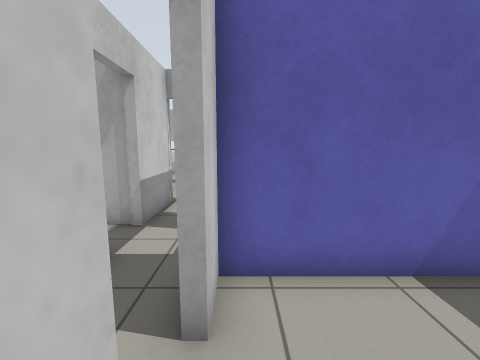
[1] (above)

16 first-person views from a walk through a world built for the Gazebo simulator. The camera is 1.1 m above the floor, tilts 8° down and sees 90° across. The floor is counted in squares, 0.5 m on a side. Each view is taken from the middle of a square. On the plan, view 1 faces up. The plan holds only what a view shows up to about 16 squares ahead; the rest is blank. Robots are left out. Gazebo's built-in surfaces are drawn with simple patterns.

[2]
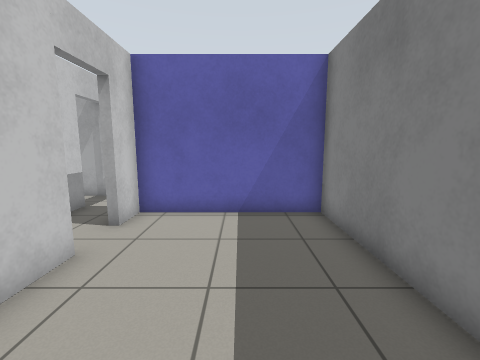

[3]
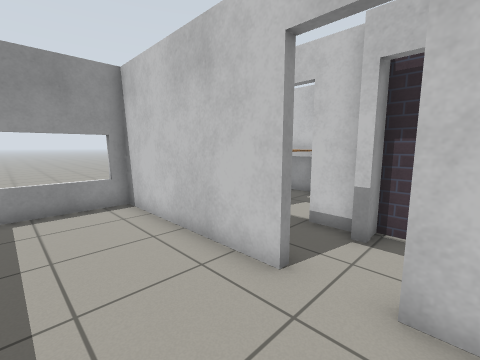

[4]
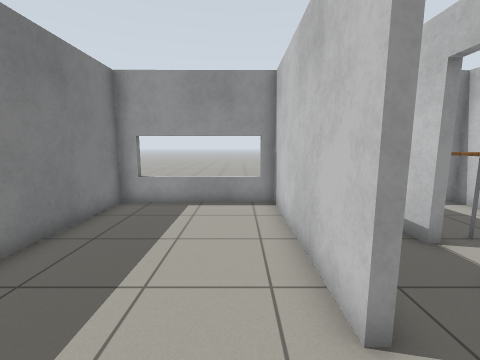

[5]
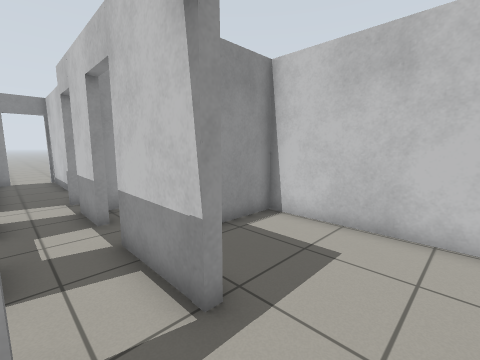

[6]
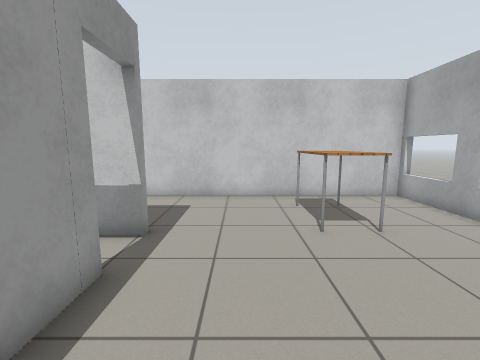

[7]
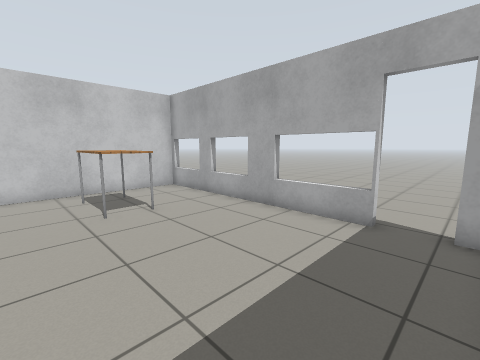

[8]
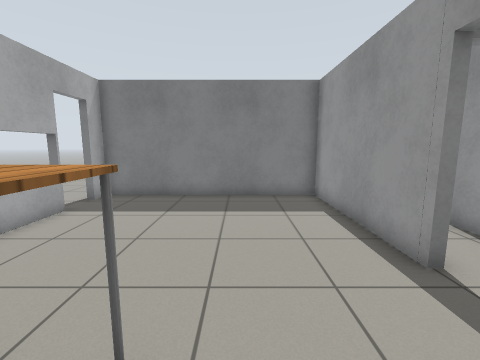

[9]
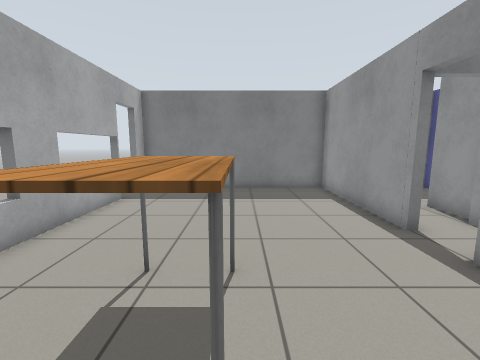

[10]
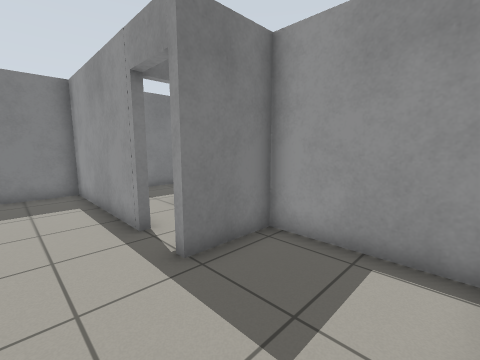

[11]
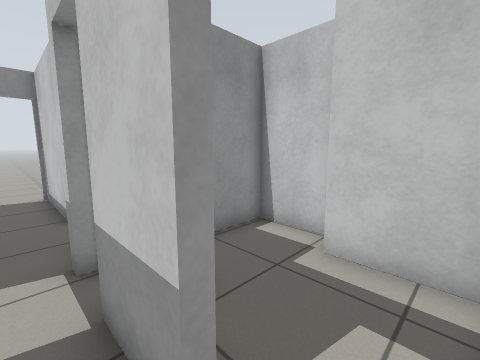

[12]
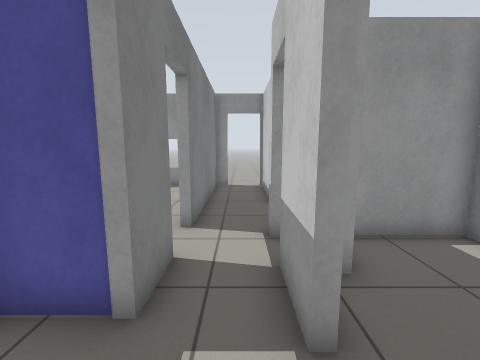

[13]
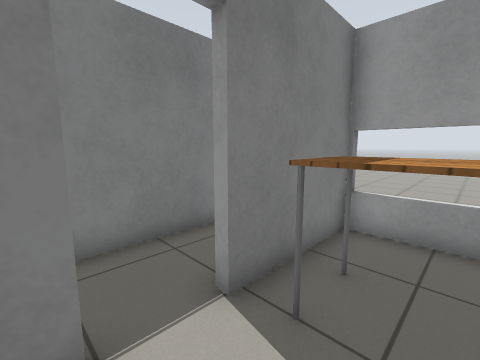

[14]
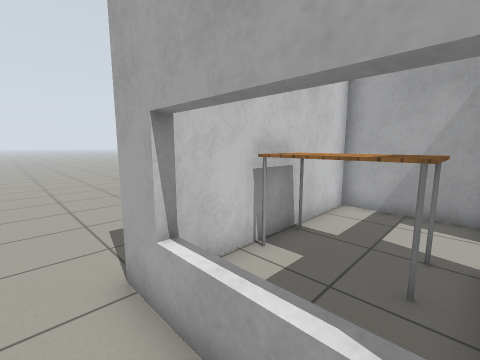

[15]
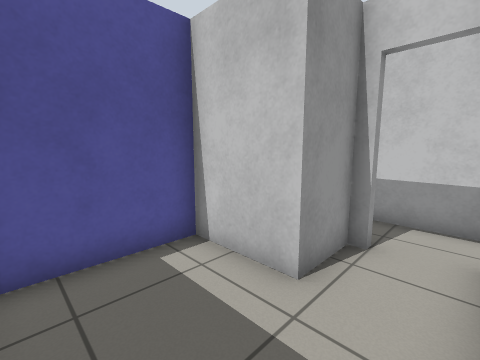

[16]
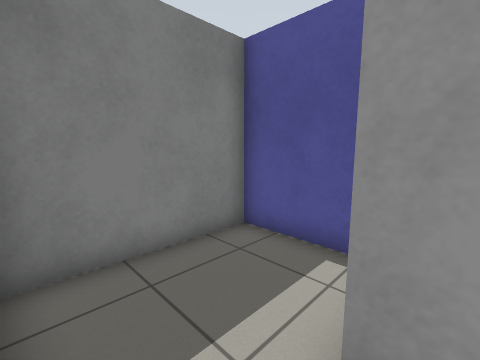

### Floor plan
Points are (right, up) in squares from view 1. A wall is a line through its corners. A room is listed if a view was taken in it or the views show most of it. See-through windows are left out.
Room 1 (views 1, 2, 3, 4)
walls: (-0.4, 0.6) (-0.4, -6.4) (5.7, -6.4) (5.7, 3.8) (-0.4, 3.8) (-0.4, 2.5)
ways out: open door at (-0.5, 1.5) to room 3
Room 2 (views 5, 6, 7, 8, 9, 10)
walls: (-1, 9.6) (5.7, 9.6) (5.7, 19) (4.8, 19); (3.1, 19) (-7.6, 19) (-7.6, 6.9) (-3.1, 6.9) (-3.1, 9.6) (-2.8, 9.6)
ways out: open door at (-1, 8.8) to room 6; open door at (3.5, 19)
objects: table (-6, 14) to (-3, 15)
Room 3 (views 11, 12)
walls: (-0.7, 2.5) (-0.7, 4.1); (-2.7, 1.3) (-2.7, 0.9); (-2.7, 4.8) (-2.7, 2.6); (-3.7, 2) (-3.7, 1.3); (-3.3, 0.9) (-3.3, -0.5); (-0.7, -2.4) (-0.7, 0.6); (-2.8, 9.6) (-2.7, 6.6)
ways out: open door at (-0.5, 1.5) to room 1; opening at (-2, -2) to room 4; open door at (-3.3, -1.3) to room 4; open door at (-3, 5.5) to room 7; open door at (-3, 2); open door at (-0.5, 5.5)
Room 4 (view 13)
walls: (-3.3, -4.4) (-3.3, -6.7); (-3.6, -0.5) (-3.6, 0.3); (-3.6, -6.7) (-3.6, -4.4); (-3.9, 1) (-7.6, 1) (-7.6, -6.4) (-3.5, -6.4); (-0.7, -6.4) (-0.7, -2.4)
ways out: opening at (-2, -2) to room 3; open door at (-3.3, -1.3) to room 3; open door at (-2.3, -6.7) to room 5
objects: table (-7, -4) to (-4, -3)
Room 5 (view 14)
walls: (-4, -6.7) (-7.9, -6.7)
ways out: open door at (-2.3, -6.7) to room 4; opening at (-9, -6); opening at (-2, -8)
Room 6 (views 15, 16)
walls: (-0.4, 7.1) (1.7, 7) (1.7, 4.1) (5.7, 4.1) (5.7, 9.3)
ways out: open door at (-1, 8.8) to room 2
Room 7 (no view inside)
walls: (-4, 3.1) (-3.5, 3.1); (-7.6, 3.5) (-7.6, 1.3) (-4.7, 1.3); (-6.6, 6.3) (-6.6, 3.8); (-2.7, 6.6) (-4, 6.6)
ways out: open door at (-3, 5.5) to room 3

Positions as (right, up) in squares from view 1, and headings:
1: (0, 0), facing up
2: (3, -4), facing up
3: (3, 3), facing down-left
4: (1, 3), facing down
5: (-1, 12), facing down-left
6: (3, 12), facing left
7: (5, 12), facing up-left
8: (-5, 13), facing right
9: (-7, 14), facing right
10: (-7, 12), facing down-right
11: (-2, 6), facing down-left
12: (-2, 7), facing down
13: (-6, 0), facing down-right
14: (-4, -8), facing up-left
15: (5, 9), facing down-left
16: (1, 9), facing down-right
